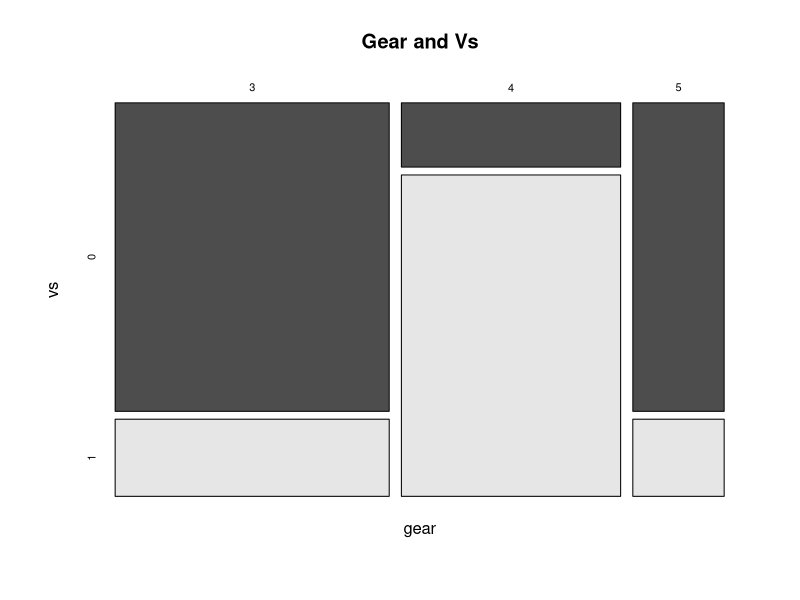
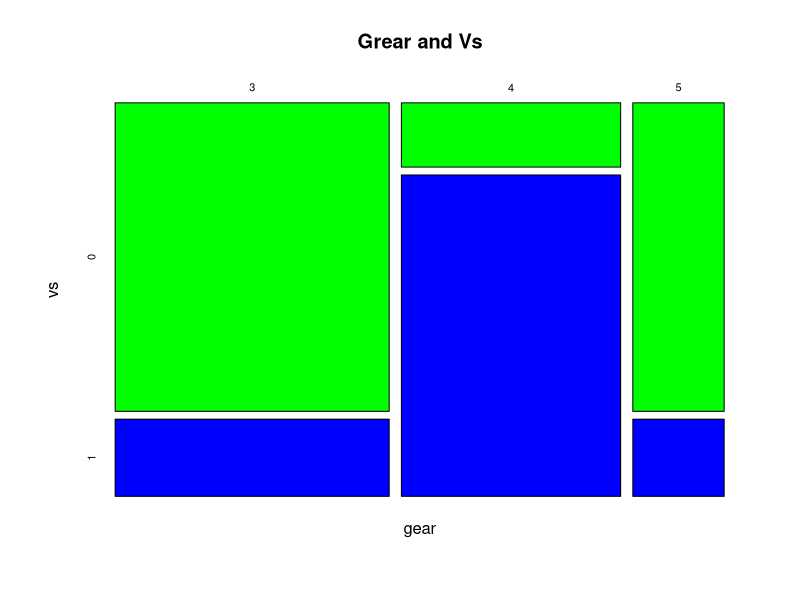
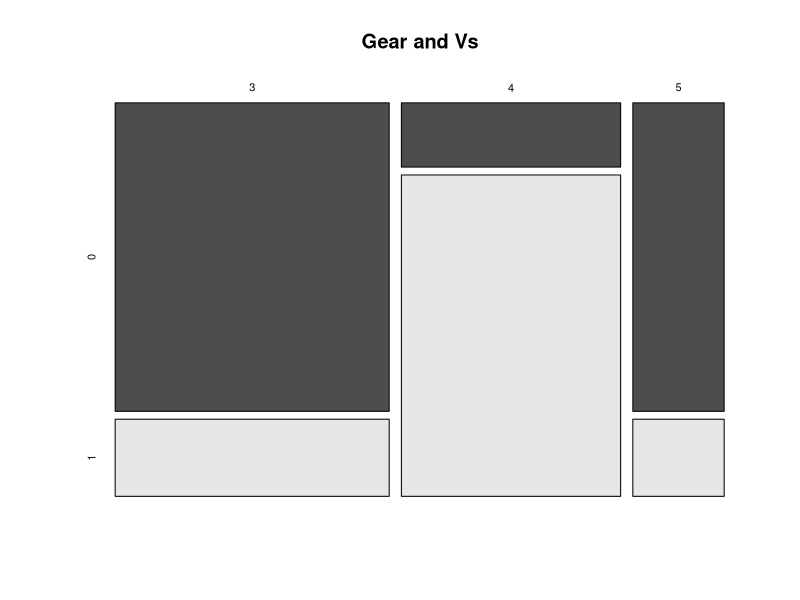
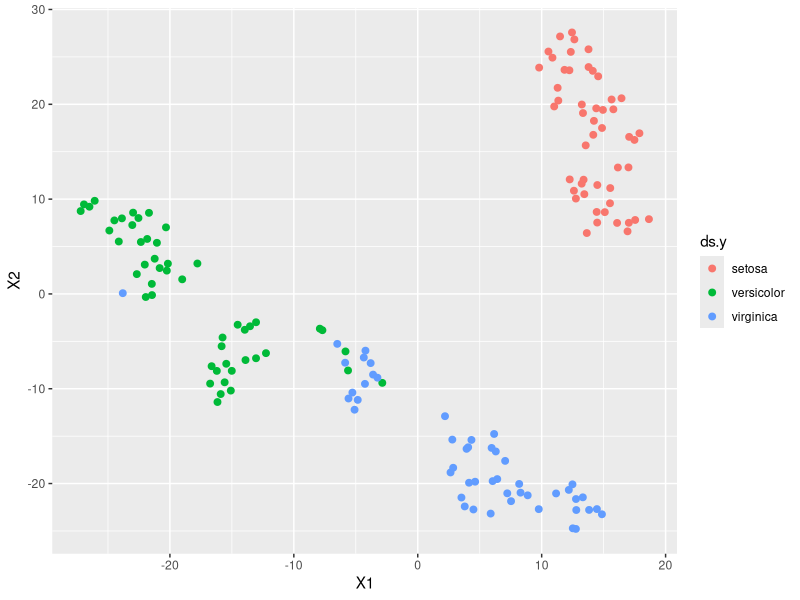

Generate these figures, in order, with R:
# 2019.12.10(화)
#
# map, 차원 축소

# http://www.rdocumentation.org/packages/vcd/versions/1.4-4/topics/mosaic
#
# 모자익 함수 설명
# 시각화 도구 사용 방법
#
# 범주형이면서 다중 변수에 대해 빈도를 확인 할 때 쓰임



#### mosic plot
##
##    다중변수 범주형 데이터에 대한 각 변수의
##    그룹별 비율을 면적으로 표시


str( mtcars )
head( mtcars )
mosaicplot( ~gear + vs,             # 대상 변수    ~다음 : x축, +다음 : y축
            data = mtcars,          # 데이터셋
            color= TRUE,            # y축 변수의 그룹별 "음영" 다르게 표시
            main = "Gear and Vs" )  # 제목

# x축, y축 다 범주형
# 그룹별 비율을 면적으로 표현



mosaicplot( ~gear + vs, data = mtcars,
            color= c( "green", "blue" ),  # 벡터를 줘서 색상 입히기.
            main = "Grear and Vs" )

tbl <- table( mtcars$gear, mtcars$vs )
tbl
mosaicplot( tbl, color= T, main = "Gear and Vs" )  

# 테이블 함수는 빈도체크, 범주형에 많이 씀 (범주 1개)
# 여기선 변수 2개 쓰임.
# 테이블 행이 x축, 열이 y축
# 전체적인 비율을 눈으로 비교 가능.

# 변수 3~4개 이상 사용 -> 3, 4차원 이상 [차원 올라갈수록 인지 어렵]
# 가장 인지하기 좋은 차원은 2,3 차원( 특히 2차원 위주로 본다 )

## 필요한 것은 차원 축소 (분석 가능한 차원으로 축소)
## 단 축소하면 데이터 손실이 생기는 단점이 있다.
## 그러나 데이터 손실이 있음에도 분석할 수 있는게 더 낫다.



# 차원 축소 기법 => t-sne 기법


#
# 차원 축소( dimension reduction )
#

install.packages( "Rtsne" )

library( Rtsne )
library( ggplot2 )

ds <- iris[ , -5 ]  
ds                  # 지금 변수4개, 4차원 상태

# 
# 차원 축소 할려면 "중복 데이터 제거"
#

dup= which( duplicated( ds ) )
dup  # 중복 데이터 확인 

ds <- ds[ -dup, ]  # 중복 데이터 자체 제거.
ds.y <- iris$Species[ -dup ]  #중복된 위치(데이터)의 품종까지 제거.


#
# 차원 축소 수행 " t-SNE "
#

tsne <- Rtsne( ds, # 차원 축소 대상 데이터셋
               dim= 2, # 축소할 차원 / 2 or 3 차원
               perplexity= 10 ) 
# 차원 축소 과정에서 데이터 샘플링을 수행하는데
# 샘플의 갯수
# '대상 데이터수' / 3 보다 작게 지정
# 즉 여기선 149 / 3 값 보다 작은 범위로 설정 (149는 중복 제거된 수)

# 3차원에서 그림 못그리고 파악 못한다면 데이터 손실이 되더라도
# 2차원으로 축소하여  분석이 된다면 수행하자. 


# 조금씩 나눠서 차원 축소해야 덜 손해 (그래서 내부적으로 샘플링 함)

tsne <- Rtsne( ds, dim= 2, perplexity= 10 )


# 차원축소 결과 시각화

df.tens <- data.frame( tsne$Y )
head( df.tens )

ggplot( df.tens, aes( x= X1, y= X2, color= ds.y ) ) +
  geom_point( size= 2 )
